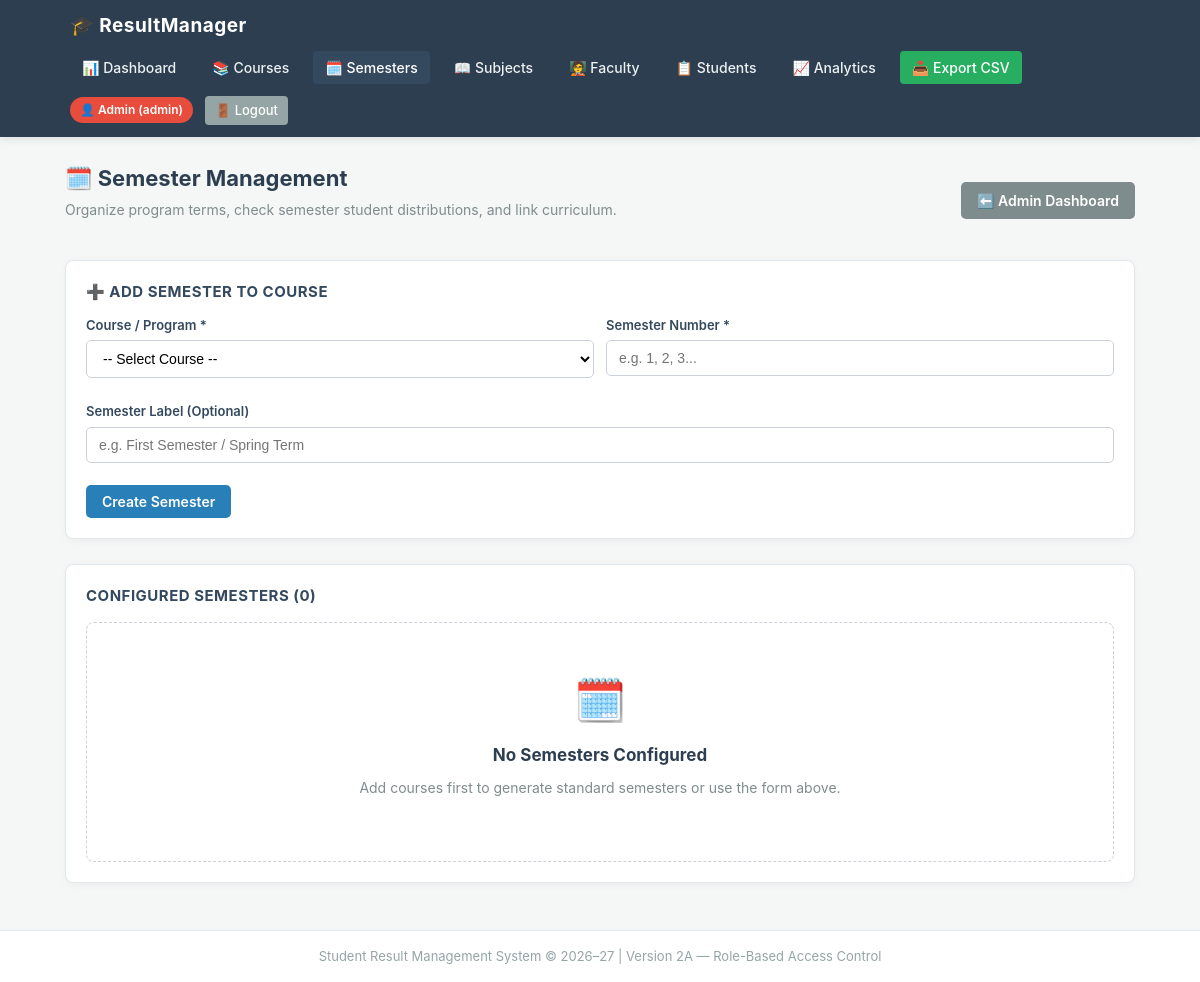
The app's page /admin/semesters (signed in), older data.
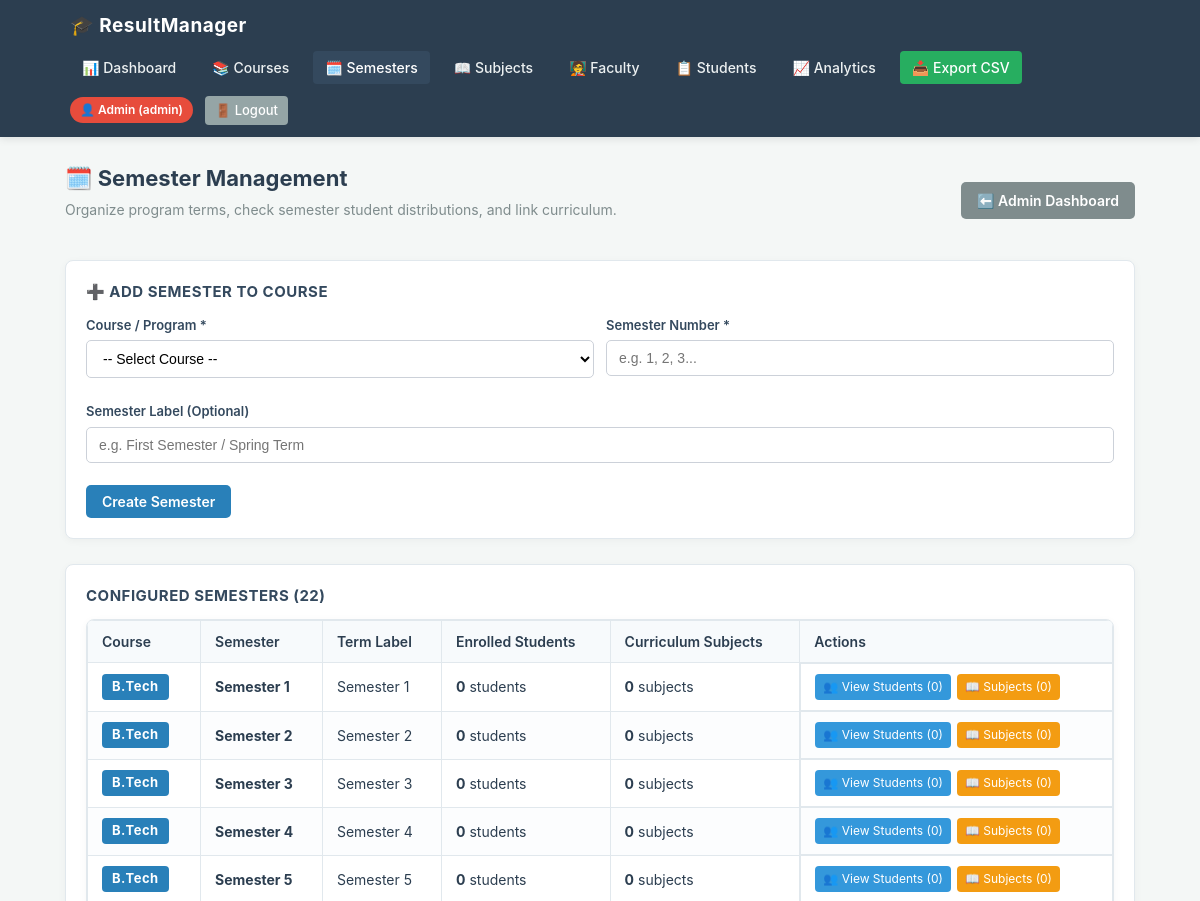
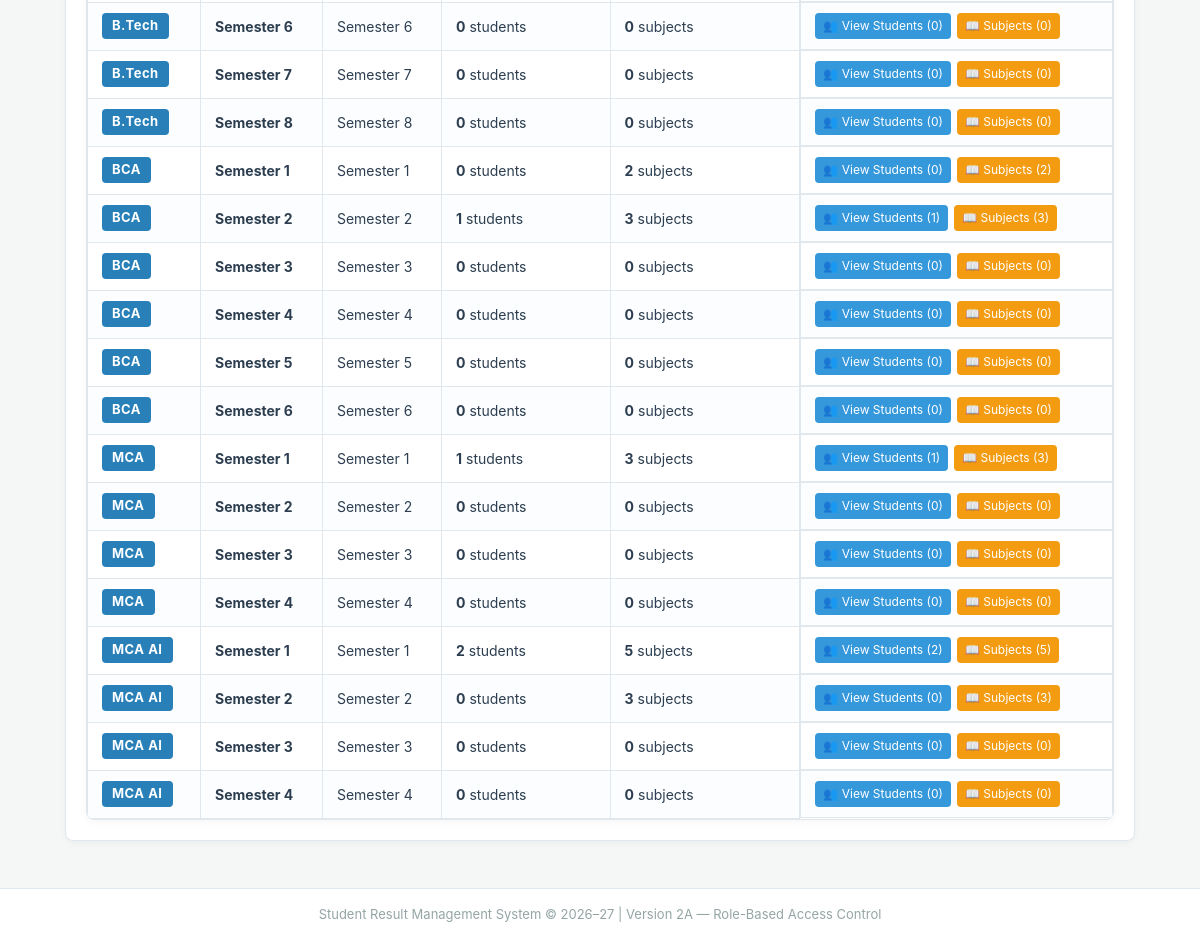
The same page, newer data (2 pictures, top to bottom).
### tables this page shows
CREATE TABLE semesters (
            id INTEGER PRIMARY KEY AUTOINCREMENT,
            course_id INTEGER NOT NULL,
            semester_number INTEGER NOT NULL,
            semester_name TEXT,
            created_at TIMESTAMP DEFAULT CURRENT_TIMESTAMP,
            FOREIGN KEY (course_id) REFERENCES courses(id) ON DELETE CASCADE,
            UNIQUE(course_id, semester_number)
        );

CREATE TABLE courses (
            id INTEGER PRIMARY KEY AUTOINCREMENT,
            course_code TEXT UNIQUE NOT NULL,
            course_name TEXT NOT NULL,
            total_semesters INTEGER DEFAULT 4,
            description TEXT,
            created_at TIMESTAMP DEFAULT CURRENT_TIMESTAMP
        );

### app.py (the view, shortened to what this page needs)
@app.route('/admin/semesters', methods=['GET', 'POST'])
@admin_required
def admin_semesters():
    conn = get_db_connection()
    error = None
    courses = [dict(c) for c in conn.execute('SELECT * FROM courses ORDER BY course_code ASC').fetchall()]
    all_students = fetch_all_students_analyzed()
    semester_rows = []
    sem_db_rows = conn.execute('''
        SELECT s.*, c.course_code, c.course_name
        FROM semesters s
        JOIN courses c ON s.course_id = c.id
        ORDER BY c.course_code ASC, s.semester_number ASC
    ''').fetchall()
    for s in sem_db_rows:
        s_dict = dict(s)
        c_code = s_dict['course_code'].strip().lower()
        s_num = str(s_dict['semester_number'])
        s_dict['student_count'] = sum(1 for st in all_students if st['course'].strip().lower() == c_code and str(st['semester']).strip() == s_num)
        s_dict['subject_count'] = conn.execute('SELECT COUNT(*) as cnt FROM course_subjects WHERE course_id = ? AND semester = ?', (s_dict['course_id'], s_dict['semester_number'])).fetchone()['cnt']
        semester_rows.append(s_dict)
    conn.close()
    return render_template('admin_semesters.html', courses=courses, semesters=semester_rows, error=error)

### app.py (called while the page is built)
def get_db_connection():
    conn = sqlite3.connect(DB_PATH)
    conn.row_factory = sqlite3.Row
    return conn

def admin_required(f):
    @wraps(f)
    def decorated_function(*args, **kwargs):
        if 'user_id' not in session:
            flash("Please log in to access this page.", "warning")
            return redirect(url_for('login'))
        if session.get('role') != 'ADMIN':
            flash("Access denied. You do not have permission to access this page.", "danger")
            if session.get('role') == 'TEACHER':
                return redirect(url_for('teacher_dashboard'))
            return redirect(url_for('student_dashboard'))
        return f(*args, **kwargs)
    return decorated_function

def calculate_grade(percentage):
    if percentage >= 90:
        return 'A'
    elif percentage >= 80:
        return 'B'
    elif percentage >= 70:
        return 'C'
    elif percentage >= 60:
        return 'D'
    else:
        return 'F'

def calculate_remark(marks):
    if marks >= 90:
        return 'Excellent'
    elif marks >= 80:
        return 'Very Good'
    elif marks >= 70:
        return 'Good'
    elif marks >= 60:
        return 'Satisfactory'
    elif marks >= 40:
        return 'Needs Improvement'
    else:
        return 'Fail'

def calculate_performance_message(percentage):
    if percentage >= 90:
        return "Excellent overall performance!"
    elif percentage >= 80:
        return "Very good performance!"
    elif percentage >= 70:
        return "Good performance!"
    elif percentage >= 60:
        return "Satisfactory performance."
    else:
        return "Keep practicing and improve your performance."

def calculate_performance_category(percentage):
    if percentage >= 90:
        return "Excellent"
    elif percentage >= 80:
        return "Very Good"
    elif percentage >= 70:
        return "Good"
    elif percentage >= 60:
        return "Average"
    else:
        return "Needs Improvement"

def fetch_all_students_analyzed():
    conn = get_db_connection()
    students_rows = conn.execute('SELECT * FROM students ORDER BY id DESC').fetchall()
    results = []
    for s_row in students_rows:
        sub_rows = conn.execute('SELECT subject_name, marks FROM subjects WHERE student_id = ?', (s_row['id'],)).fetchall()
        analysis = analyze_student_data(dict(s_row), [dict(r) for r in sub_rows])
        results.append(analysis)
    conn.close()
    return results

### templates/admin_semesters.html (shortened to what this page needs)
{% extends "base.html" %}
{% block content %}
<div class="full-page-container">
    <div class="page-header">
        <div>
            <h2>🗓️ Semester Management</h2>
            <p class="subtitle">Organize program terms, check semester student distributions, and link curriculum.</p>
        </div>
        <div class="header-actions">
            <a href="{{ url_for('admin_dashboard') }}" class="btn-secondary">⬅️ Admin Dashboard</a>
        </div>
    </div>
    <div class="card-box" style="margin-bottom: 25px;">
        <h4>➕ Add Semester to Course</h4>
        <form method="POST" action="{{ url_for('admin_semesters') }}" class="entry-form">
            <div class="form-grid">
                <div class="form-group">
                    <label for="course_id">Course / Program *</label>
                    <select id="course_id" name="course_id" required>
                        <option value="">-- Select Course --</option>
                    </select>
                </div>
                <div class="form-group">
                    <label for="semester_number">Semester Number *</label>
                    <input
                        type="number"
                        id="semester_number"
                        name="semester_number"
                        placeholder="e.g. 1, 2, 3..."
                        min="1"
                        max="12"
                        required
                    >
                </div>
                <div class="form-group full-width">
                    <label for="semester_name">Semester Label (Optional)</label>
                    <input
                        type="text"
                        id="semester_name"
                        name="semester_name"
                        placeholder="e.g. First Semester / Spring Term"
                    >
                </div>
            </div>
            <button type="submit" class="btn-primary" style="margin-top: 10px;">Create Semester</button>
        </form>
    </div>
    <div class="card-box">
        <h4>Configured Semesters ({{ semesters|length }})</h4>
        {% if semesters and semesters|length > 0 %}
            <div class="table-card">
                <table class="data-table">
                    <thead>
                        <tr>
                            <th>Course</th>
                            <th>Semester</th>
                            <th>Term Label</th>
                            <th>Enrolled Students</th>
                            <th>Curriculum Subjects</th>
                            <th>Actions</th>
                        </tr>
                    </thead>
                    <tbody>
                        {% for s in semesters %}
                            <tr>
                                <td>
                                    <span class="status-badge" style="background-color: #2980b9; color: white;">
                                        {{ s.course_code }}
                                    </span>
                                </td>
                                <td><b>Semester {{ s.semester_number }}</b></td>
                                <td>{{ s.semester_name or ('Semester ' ~ s.semester_number) }}</td>
                                <td><b>{{ s.student_count }}</b> students</td>
                                <td><b>{{ s.subject_count }}</b> subjects</td>
                                <td class="action-cell">
                                    <a href="{{ url_for('admin_academic_view', course=s.course_code, semester=s.semester_number) }}" class="btn-action-view" title="View Students in Semester">👥 View Students ({{ s.student_count }})</a>
                                    <a href="{{ url_for('admin_subjects') }}?course={{ s.course_code }}" class="btn-action-edit" title="Manage Subjects">📖 Subjects ({{ s.subject_count }})</a>
                                </td>
                            </tr>
                        {% endfor %}
                    </tbody>
                </table>
            </div>
        {% else %}
            <div class="empty-state">
                <div class="empty-icon">🗓️</div>
                <h3>No Semesters Configured</h3>
                <p>Add courses first to generate standard semesters or use the form above.</p>
            </div>
        {% endif %}
    </div>
</div>
{% endblock %}

### templates/base.html (shortened to what this page needs)
<!DOCTYPE html>
<html lang="en">
<head>
    <link rel="stylesheet" href="{{ url_for('static', filename='style.css') }}">
</head>
<body>
    <nav class="navbar">
        <div class="nav-container">
            <a href="{{ url_for('index') }}" class="nav-brand">🎓 ResultManager</a>
            <div class="nav-links">
                {% if session.get('role') == 'ADMIN' %}
                    <a href="{{ url_for('admin_dashboard') }}" class="nav-link {% if request.path == '/admin/dashboard' %}active{% endif %}">📊 Dashboard</a>
                    <a href="{{ url_for('admin_courses') }}" class="nav-link {% if request.path.startswith('/admin/course') %}active{% endif %}">📚 Courses</a>
                    <a href="{{ url_for('admin_semesters') }}" class="nav-link {% if request.path == '/admin/semesters' %}active{% endif %}">🗓️ Semesters</a>
                    <a href="{{ url_for('admin_subjects') }}" class="nav-link {% if request.path.startswith('/admin/subject') %}active{% endif %}">📖 Subjects</a>
                    <a href="{{ url_for('admin_teachers') }}" class="nav-link {% if request.path == '/admin/teachers' or request.path == '/admin/assign-teachers' %}active{% endif %}">🧑‍🏫 Faculty</a>
                    <a href="{{ url_for('student_list') }}" class="nav-link {% if request.path == '/students' or request.path == '/admin/academic-view' %}active{% endif %}">📋 Students</a>
                    <a href="{{ url_for('analytics') }}" class="nav-link {% if request.path == '/analytics' %}active{% endif %}">📈 Analytics</a>
                    <a href="{{ url_for('export_csv') }}" class="nav-link btn-nav-export">📥 Export CSV</a>
                    <span class="user-badge admin-badge">👤 Admin ({{ session.get('username') }})</span>
                    <a href="{{ url_for('logout') }}" class="nav-link btn-nav-logout">🚪 Logout</a>
                {% else %}
                    <a href="{{ url_for('login') }}" class="nav-link {% if request.path == '/login' %}active{% endif %}">🔑 Login</a>
                    <a href="{{ url_for('register') }}" class="nav-link {% if request.path == '/register' %}active{% endif %}">📝 Student Register</a>
                {% endif %}
            </div>
        </div>
    </nav>
    <main class="main-wrapper">
        {% block content %}{% endblock %}
    </main>
    <footer class="footer">
        <p>Student Result Management System &copy; 2026–27 | Version 2A — Role-Based Access Control</p>
    </footer>
</body>
</html>

### static/style.css (style rules this page uses)
* { box-sizing: border-box; margin: 0; padding: 0; }
body { font-family: -apple-system, BlinkMacSystemFont, "Segoe UI", Roboto, Helvetica, Arial, sans-serif; background-color: #f4f7f6; color: #2c3e50; line-height: 1.5; min-height: 100vh; display: flex; flex-direction: column; }
.navbar { background-color: #2c3e50; color: #ffffff; box-shadow: 0 2px 8px rgba(0, 0, 0, 0.1); position: sticky; top: 0; z-index: 100; }
.nav-container { max-width: 1100px; margin: 0 auto; padding: 12px 20px; display: flex; justify-content: space-between; align-items: center; flex-wrap: wrap; gap: 10px; }
.nav-brand { font-size: 19px; font-weight: bold; color: #ffffff; text-decoration: none; letter-spacing: 0.5px; }
.nav-links { display: flex; gap: 12px; align-items: center; flex-wrap: wrap; }
.nav-link { color: #ecf0f1; text-decoration: none; font-size: 14px; font-weight: 500; padding: 6px 12px; border-radius: 4px; transition: background-color 0.2s; }
.nav-link:hover, .nav-link.active { background-color: #34495e; color: #ffffff; }
.btn-nav-export { background-color: #27ae60; color: #ffffff !important; }
.main-wrapper { flex: 1; padding: 25px 15px; max-width: 1100px; margin: 0 auto; width: 100%; }
.full-page-container { width: 100%; }
.page-header { display: flex; justify-content: space-between; align-items: center; margin-bottom: 22px; flex-wrap: wrap; gap: 15px; }
h2 { color: #2c3e50; font-size: 22px; margin-bottom: 4px; }
h4 { font-size: 15px; color: #34495e; margin-bottom: 12px; text-transform: uppercase; letter-spacing: 0.5px; }
.subtitle { color: #7f8c8d; font-size: 14px; margin-bottom: 18px; }
.form-grid { display: grid; grid-template-columns: 1fr 1fr; gap: 12px; }
.full-width { grid-column: 1 / -1; }
.form-group { margin-bottom: 12px; }
label { display: block; margin-bottom: 5px; font-weight: 600; font-size: 13px; color: #34495e; }
input[type="text"], input[type="number"], select { width: 100%; padding: 9px 12px; border: 1px solid #ccd1d9; border-radius: 5px; font-size: 14px; background-color: #ffffff; transition: border-color 0.2s; }
button, .btn-primary, .btn-secondary, .btn-export-pdf, .btn-view-all { font-family: inherit; display: inline-block; cursor: pointer; font-size: 14px; font-weight: 600; border-radius: 5px; text-decoration: none; border: none; text-align: center; transition: background-color 0.2s, transform 0.1s; }
.btn-primary { background-color: #2980b9; color: #ffffff; padding: 8px 16px; }
.btn-secondary { background-color: #7f8c8d; color: #ffffff; padding: 8px 16px; }
.status-badge { display: inline-block; padding: 3px 10px; border-radius: 4px; font-weight: bold; font-size: 13px; letter-spacing: 0.5px; }
.card-box { background-color: #ffffff; border: 1px solid #e1e8ed; border-radius: 8px; padding: 20px; margin-bottom: 22px; box-shadow: 0 2px 8px rgba(0, 0, 0, 0.04); }
.grades-table, .data-table { width: 100%; border-collapse: collapse; font-size: 14px; }
.grades-table th, .grades-table td, .data-table th, .data-table td { border: 1px solid #e1e8ed; padding: 10px 14px; text-align: left; }
.grades-table th, .data-table th { background-color: #f7fafc; color: #2c3e50; font-weight: 600; }
.grades-table tr:nth-child(even), .data-table tr:nth-child(even) { background-color: #fcfdfe; }
.table-card { background: #ffffff; border: 1px solid #e1e8ed; border-radius: 8px; overflow-x: auto; box-shadow: 0 2px 8px rgba(0, 0, 0, 0.04); }
.action-cell { display: flex; gap: 6px; }
.btn-action-view { background-color: #3498db; color: #ffffff; padding: 4px 8px; border-radius: 4px; text-decoration: none; font-size: 12px; }
.btn-action-edit { background-color: #f39c12; color: #ffffff; padding: 4px 8px; border-radius: 4px; text-decoration: none; font-size: 12px; }
.footer { text-align: center; padding: 16px; color: #95a5a6; font-size: 13px; background-color: #ffffff; border-top: 1px solid #e1e8ed; margin-top: auto; }
.user-badge { display: inline-flex; align-items: center; font-size: 12px; font-weight: 600; padding: 4px 10px; border-radius: 20px; color: #ffffff; }
.user-badge.admin-badge { background-color: #e74c3c; }
.btn-nav-logout { background-color: #95a5a6; color: #ffffff !important; font-size: 13px; padding: 5px 10px; border-radius: 4px; text-decoration: none; transition: background-color 0.2s; }

Row changes from the older to the newer data that the page shows:
added semesters: course_code "B.Tech", semester_number "1", semester_name "Semester 1", student_count "0", subject_count "0"
added semesters: course_code "B.Tech", semester_number "2", semester_name "Semester 2", student_count "0", subject_count "0"
added semesters: course_code "B.Tech", semester_number "3", semester_name "Semester 3", student_count "0", subject_count "0"
added semesters: course_code "B.Tech", semester_number "4", semester_name "Semester 4", student_count "0", subject_count "0"
added semesters: course_code "B.Tech", semester_number "5", semester_name "Semester 5", student_count "0", subject_count "0"
added semesters: course_code "B.Tech", semester_number "6", semester_name "Semester 6", student_count "0", subject_count "0"
added semesters: course_code "B.Tech", semester_number "7", semester_name "Semester 7", student_count "0", subject_count "0"
added semesters: course_code "B.Tech", semester_number "8", semester_name "Semester 8", student_count "0", subject_count "0"
added semesters: course_code "BCA", semester_number "1", semester_name "Semester 1", student_count "0", subject_count "2"
added semesters: course_code "BCA", semester_number "2", semester_name "Semester 2", student_count "1", subject_count "3"
added semesters: course_code "BCA", semester_number "3", semester_name "Semester 3", student_count "0", subject_count "0"
added semesters: course_code "BCA", semester_number "4", semester_name "Semester 4", student_count "0", subject_count "0"
added semesters: course_code "BCA", semester_number "5", semester_name "Semester 5", student_count "0", subject_count "0"
added semesters: course_code "BCA", semester_number "6", semester_name "Semester 6", student_count "0", subject_count "0"
added semesters: course_code "MCA", semester_number "1", semester_name "Semester 1", student_count "1", subject_count "3"
added semesters: course_code "MCA", semester_number "2", semester_name "Semester 2", student_count "0", subject_count "0"
added semesters: course_code "MCA", semester_number "3", semester_name "Semester 3", student_count "0", subject_count "0"
added semesters: course_code "MCA", semester_number "4", semester_name "Semester 4", student_count "0", subject_count "0"
added semesters: course_code "MCA AI", semester_number "1", semester_name "Semester 1", student_count "2", subject_count "5"
added semesters: course_code "MCA AI", semester_number "2", semester_name "Semester 2", student_count "0", subject_count "3"
added semesters: course_code "MCA AI", semester_number "3", semester_name "Semester 3", student_count "0", subject_count "0"
added semesters: course_code "MCA AI", semester_number "4", semester_name "Semester 4", student_count "0", subject_count "0"
Text that changed along with them:
{{ semesters|length }}: "0" → "22"
text no longer shown: "🗓️ No Semesters Configured Add courses first to generate standard semesters or use the form above."
text now shown: "Course Semester Term Label Enrolled Students Curriculum Subjects Actions"
